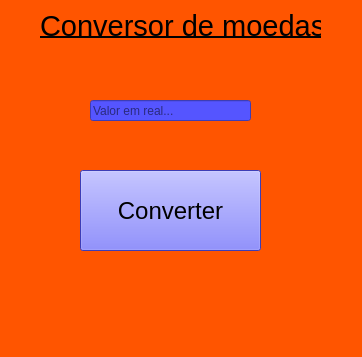
<?xml version="1.0" encoding="UTF-8"?>
<ui version="4.0">
 <class>MainWindow</class>
 <widget class="QMainWindow" name="MainWindow">
  <property name="geometry">
   <rect>
    <x>0</x>
    <y>0</y>
    <width>362</width>
    <height>357</height>
   </rect>
  </property>
  <property name="windowTitle">
   <string>MainWindow</string>
  </property>
  <property name="styleSheet">
   <string notr="true">background-color: rgb(255, 85, 0);</string>
  </property>
  <widget class="QWidget" name="centralwidget">
   <widget class="QPushButton" name="botao">
    <property name="geometry">
     <rect>
      <x>80</x>
      <y>170</y>
      <width>181</width>
      <height>81</height>
     </rect>
    </property>
    <property name="font">
     <font>
      <pointsize>18</pointsize>
     </font>
    </property>
    <property name="styleSheet">
     <string notr="true">background-color: rgb(85, 85, 255);</string>
    </property>
    <property name="text">
     <string>Converter</string>
    </property>
   </widget>
   <widget class="QLineEdit" name="lineEdit">
    <property name="geometry">
     <rect>
      <x>90</x>
      <y>100</y>
      <width>161</width>
      <height>21</height>
     </rect>
    </property>
    <property name="styleSheet">
     <string notr="true">background-color: rgb(85, 85, 255);</string>
    </property>
    <property name="placeholderText">
     <string>Valor em real...</string>
    </property>
   </widget>
   <widget class="QLabel" name="titulo">
    <property name="geometry">
     <rect>
      <x>40</x>
      <y>-10</y>
      <width>281</width>
      <height>71</height>
     </rect>
    </property>
    <property name="font">
     <font>
      <pointsize>22</pointsize>
      <underline>true</underline>
     </font>
    </property>
    <property name="text">
     <string>Conversor de moedas</string>
    </property>
   </widget>
  </widget>
  <widget class="QMenuBar" name="menubar">
   <property name="geometry">
    <rect>
     <x>0</x>
     <y>0</y>
     <width>362</width>
     <height>33</height>
    </rect>
   </property>
  </widget>
  <widget class="QStatusBar" name="statusbar"/>
 </widget>
 <resources/>
 <connections/>
</ui>
